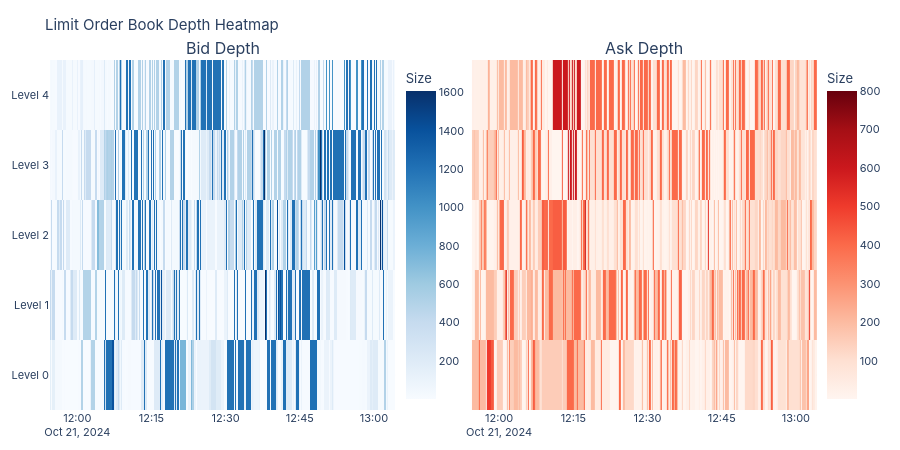

Notebook source saved alongside this figure:
### Markdown cell above
## 4. LOB Depth Heatmap

### Code cell
fig2 = viz_mod.lob_heatmap(df, n_levels=5, sample_every=5)
fig2.show()
print('The heatmap shows how bid/ask liquidity evolves over time.')
print('Bright = high depth (more liquidity), dark = low depth.')

### Figure 1 — Plotly figure (JSON) as saved in the notebook; plotly's stock layout.template omitted (floating-point values rounded to 4 significant figures; data arrays with more than 128 entries replaced by an {"elided": "..."} marker saying what was removed)
{"data": [{"colorbar": {"title": {"text": "Size"}, "x": 0.45}, "colorscale": [[0, "rgb(247,251,255)"], [0.125, "rgb(222,235,247)"], [0.25, "rgb(198,219,239)"], [0.375, "rgb(158,202,225)"], [0.5, "rgb(107,174,214)"], [0.625, "rgb(66,146,198)"], [0.75, "rgb(33,113,181)"], [0.875, "rgb(8,81,156)"], [1, "rgb(8,48,107)"]], "name": "Bid Depth", "type": "heatmap", "x": {"elided": "1000 str values"}, "xaxis": "x", "y": ["Level 0", "Level 1", "Level 2", "Level 3", "Level 4"], "yaxis": "y", "z": {"elided": "5x1000 int values"}}, {"colorbar": {"title": {"text": "Size"}, "x": 1}, "colorscale": [[0, "rgb(255,245,240)"], [0.125, "rgb(254,224,210)"], [0.25, "rgb(252,187,161)"], [0.375, "rgb(252,146,114)"], [0.5, "rgb(251,106,74)"], [0.625, "rgb(239,59,44)"], [0.75, "rgb(203,24,29)"], [0.875, "rgb(165,15,21)"], [1, "rgb(103,0,13)"]], "name": "Ask Depth", "type": "heatmap", "x": {"elided": "1000 str values"}, "xaxis": "x2", "y": ["Level 0", "Level 1", "Level 2", "Level 3", "Level 4"], "yaxis": "y2", "z": {"elided": "5x1000 int values"}}], "layout": {"annotations": [{"font": {"size": 16}, "showarrow": false, "text": "Bid Depth", "x": 0.225, "xanchor": "center", "xref": "paper", "y": 1, "yanchor": "bottom", "yref": "paper"}, {"font": {"size": 16}, "showarrow": false, "text": "Ask Depth", "x": 0.775, "xanchor": "center", "xref": "paper", "y": 1, "yanchor": "bottom", "yref": "paper"}], "font": {"family": "Inter, sans-serif", "size": 11}, "height": 450, "margin": {"b": 40, "l": 50, "r": 30, "t": 60}, "title": {"text": "Limit Order Book Depth Heatmap"}, "xaxis": {"anchor": "y", "domain": [0, 0.45]}, "xaxis2": {"anchor": "y2", "domain": [0.55, 1]}, "yaxis": {"anchor": "x", "domain": [0, 1]}, "yaxis2": {"anchor": "x2", "domain": [0, 1], "matches": "y", "showticklabels": false}}}
